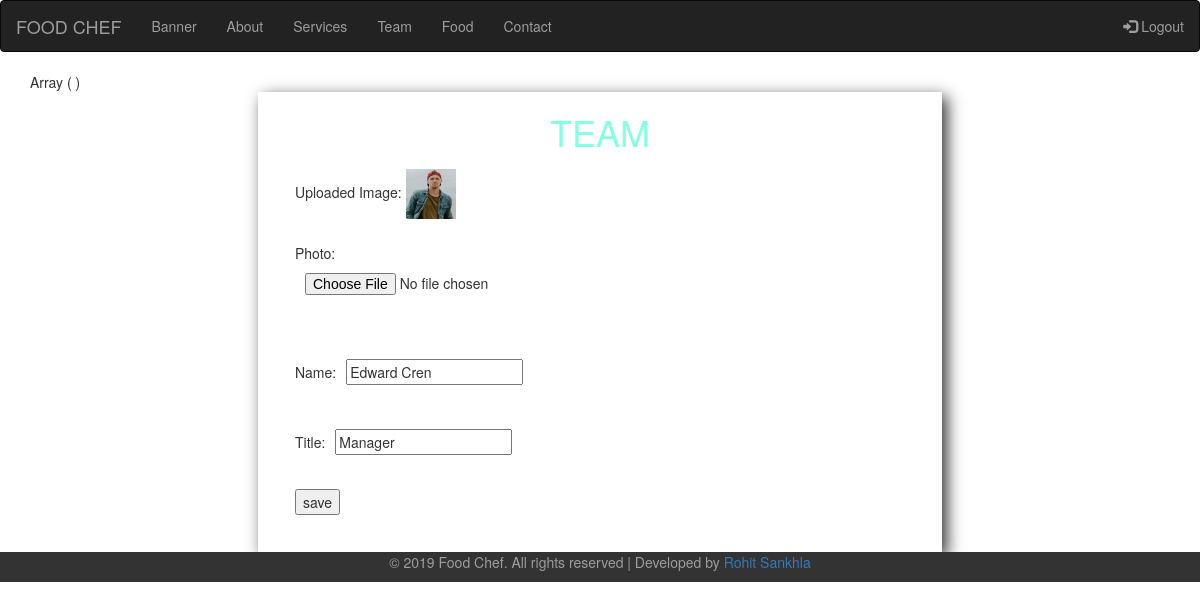
The app's page /admin/team/create/6 (signed in) with its own data.
### tables this page shows
CREATE TABLE `team` (
  `id` int(5) NOT NULL,
  `name` varchar(100) DEFAULT NULL,
  `title` text DEFAULT NULL,
  `photo` text DEFAULT NULL
);

### admin/libs/Db.php (called while the page is built, shortened)
<?php
class Db{
	function __construct(){
		$this->con=mysqli_connect(HOSTNAME,USERNAME,PASSWORD,DB);
	}
	function fetchOne($table,$id,$cols='*'){
		return mysqli_fetch_assoc(mysqli_query($this->con,"select $cols from $table where id=$id"));
	}
}
 ?>

### admin/modules/team/create.php (the view, shortened to what this page needs)
<?php
print_r($_POST);
if($id){
	$id=$id;
	extract($dbobj->fetchOne('team',$id));
}
?>
<form method="post" action="" enctype="multipart/form-data">
	<h1>TEAM</h1>
	<div class="main">
		<div class="one">
			<?php if(isset($photo) && $photo){ ?>
						Uploaded Image:
					<?php
					if(file_exists("public/images/$photo")){
					?>
						<img src="<?php echo BASEURL."public/images/$photo";?>" height="50px" width="50px" />
					<?php
					}else{
						echo "Not uploaded Properly";
					}
				}
			?>
		</div>
		<div class="one">
			Photo:<input type="file" name="photo"><br/>
		</div>
		<div class="one">
			Name:<input type="text" name="name" value="<?php echo (isset($name))?$name:'';?>"><br/>
		</div>
		<div class="one">
			Title:<input type="text" name="title" value="<?php echo (isset($title))?$title:'';?>"><br/>
		</div>
		<div class="one">
			<button type="submit">save</button>
	 	</div>
	 </div>
</form>

### admin/modules/team/create.php (style rules this page uses)
form { padding: 20px; background-color:#fff; width: 60%; margin: 0 auto; box-shadow: 5px 5px 15px; }
form h1 { text-align: center; color: #83FFE3; margin: 0; }
div.main { padding: 5px; }
form div.one { padding: 12px; margin: 0 auto; width: 100%; }
form div.one button { margin: 0 auto; }
div.one input { margin: 10px; }

### records on screen
team: photo (picture), name "Edward Cren", title "Manager"
